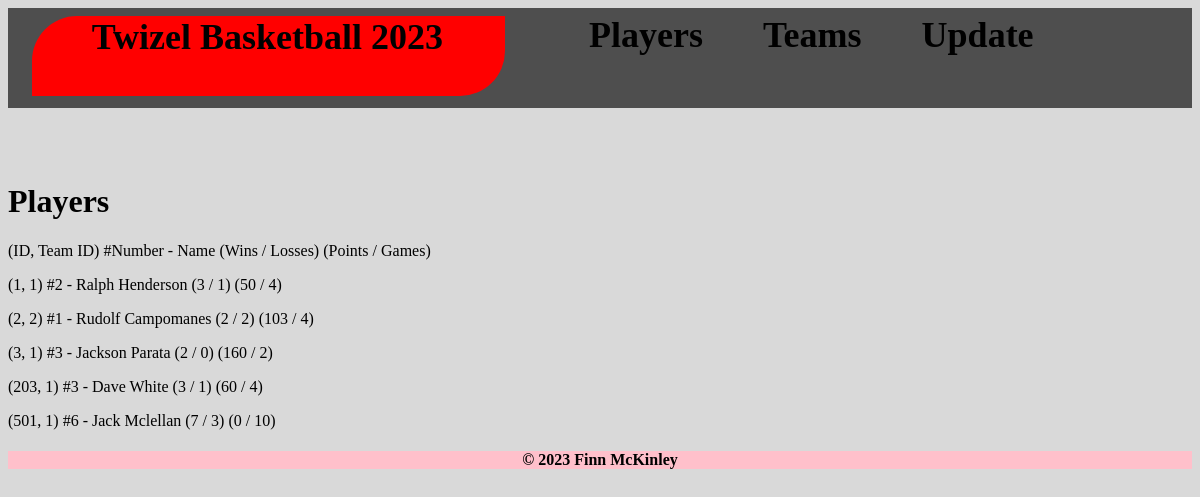
Before: /players with the older database file.
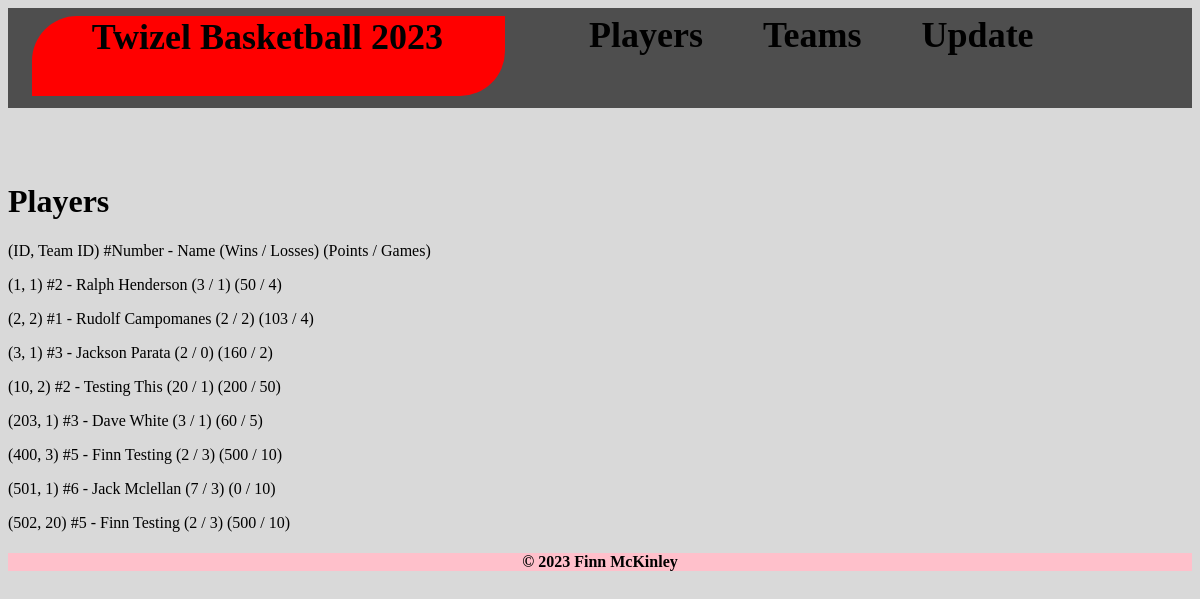
After: the same page with the newer database file.
### main.py (models this page shows, shortened)
class Player(Base):
  __tablename__ = "players" # Creates SQL Table
  uid = Column("uid", Integer, primary_key=True)
  firstname = Column("firstname", String)
  lastname = Column("lastname", String)
  team = Column(Integer, ForeignKey("teams.uid"))
  number = Column("number", Integer)
  points = Column("points", Integer)
  games_played = Column("games_played", Integer)
  wins = Column("wins", Integer)
  losses = Column("losses", Integer)
  def __repr__(self):
    return f"({self.uid}, {self.team})   #{self.number} - {self.firstname} {self.lastname} ({self.wins} / {self.losses}) ({self.points} / {self.games_played})"

### main.py (the view)
@app.route('/players')    # Route to Players Page
def players():
  Session = sessionmaker(bind=engine)
  session = Session()
  results=session.query(Player).all()
  print("\n\nPlayers are:\n")
  print(results)
  return render_template("players.html", page_title="PLAYERS", query_results = results) # Returns player data

### templates/players.html (shortened to what this page needs)
{% extends 'layout.html' %}
{% block content %}
<body>
<div>
  <h1 class="subheading" style="">Players</h1>
  <p>(ID, Team ID) #Number - Name (Wins / Losses) (Points / Games)</p>
  {% for result in query_results %}
    <p class="result" style="">{{ result}}</p>
  {% endfor %}
</div>
</body>
{% endblock %}

### templates/layout.html (shortened to what this page needs)
<!doctype html>
<html lang='en-US'>
  <head>
    <link href="/static/style.css" rel="stylesheet" type="text/css"/>
  </head>
  <body>
  {% include 'header.html' %}
  {% block content %}{% endblock %}
  {% include 'footer.html' %}
  </body>
</html>

### templates/header.html
<header>
  <div class='topblock'>
    <div class='logo'>
      <h1>
        <a href='/'>Twizel Basketball 2023</a>
      </h1>
    </div>
    <div class='links'>
      <h2>
        <a href='/players'>Players</a>
      </h2>
      <h2>
        <a href='/teams'>Teams</a>
      </h2>
      <h2>
        <a href='/edit_player'>Update</a>
      </h2>
    </div>
  </div>
</header>
<br>

### templates/footer.html
<footer>
  <h4>&copy; 2023 Finn McKinley</h2>
</footer>
</html>

### static/style.css (style rules this page uses)
body { background-color: #D9D9D9; }
h1 { color: black; font-size: 3vw; display: flex; justify-content: center; position: absolute; top: 50%; transform: translate(5vw, -8vh); }
h2 { color: red; font-size: 3vw; float: left; padding-left: 5vw; }
h4 { background-color: pink; text-align: center; }
.topblock { background: #4E4E4E; width: 100%; height: 100px }
.logo { width: 40%; height: 80%; border-radius: 45px 0px; background: #F00; margin-left: 2%; margin-right: 2%; top: 50%; transform: translate(0, 10%); float: left; }
.links { float: left; color: red; transform: translate(0, -3vh); }
a:link { text-decoration: none; color: black; }
.subheading { display: block; font-size: 2em; margin-top: 0.67em; margin-bottom: 0.67em; margin-left: 0; margin-right: 0; font-weight: bold; display: flex; justify-content: left; position: relative; top: 0; transform: translate(0, 0); }

Changed rows visible on the page:
added Player: uid+team+number "(10, 2) #2 - Testing This (20 / 1) (200 / 50)"
changed Player: uid+team+number "(203, 1) #3 - Dave White (3 / 1) (60 / 4)" → "(203, 1) #3 - Dave White (3 / 1) (60 / 5)"
added Player: uid+team+number "(400, 3) #5 - Finn Testing (2 / 3) (500 / 10)"
added Player: uid+team+number "(502, 20) #5 - Finn Testing (2 / 3) (500 / 10)"
